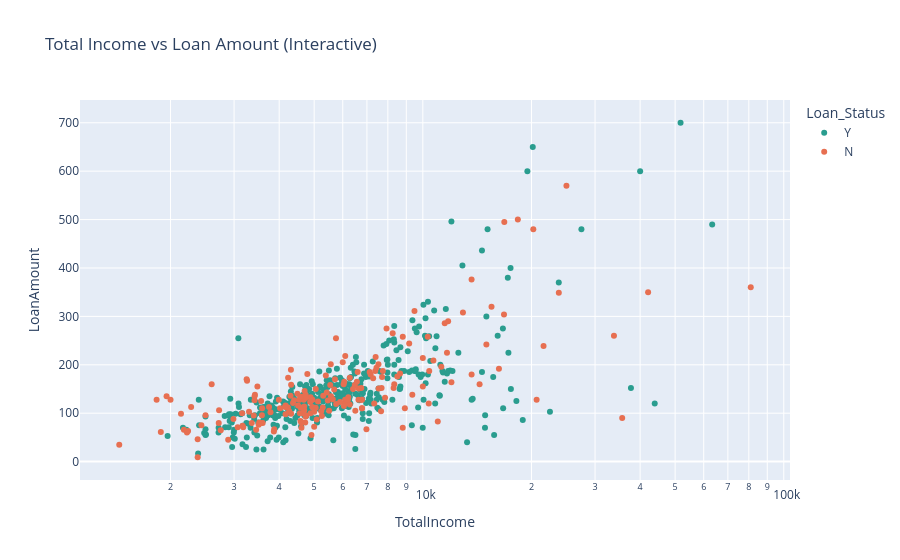
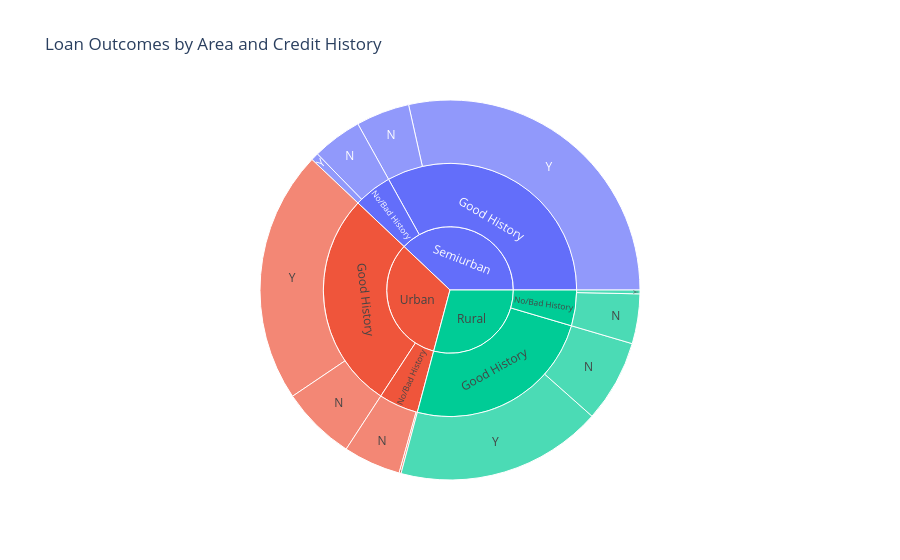

Write notebook code for charts like these, in order.
### Markdown cell above
# Plotly (2 interactive charts)

These two charts are interactive. Unlike the Matplotlib and Seaborn charts, which are fixed pictures, Plotly charts respond to your mouse: hover over a point to see details, zoom in, click a legend item to hide a group, or click a slice to drill into it. The first chart looks at individual applicants, and the second lets you explore how the groups break down.

Two interactive Plotly charts allowed closer exploration of the data. An interactive scatter plot of total household income against loan amount, coloured by outcome and drawn on a logarithmic income axis, shows that larger incomes are associated with larger loan requests, while approved and rejected applications are intermingled throughout. Hovering over any point reveals the applicant’s property area, education and credit history. 

A sunburst chart then broke the applicants down hierarchically by property area, credit history and outcome. It shows that in every area the group with good credit history is largely approved (for example, 175 of 203 in Semiurban areas), while the group without it is almost entirely rejected (for example, 1 approval among 31 applicants in Urban areas). This reinforces that credit history, rather than location or income, is the main determinant of loan approval.

# 12. Interactive scatter: total income vs loan amount

# Code Explanation

fig1 = px.scatter(df, x='TotalIncome', y='LoanAmount', color='Loan_Status',
                  color_discrete_map=palette, log_x=True,
                  hover_data=['Property_Area', 'Education', 'Credit_History_Label'],
                  title='Total Income vs Loan Amount (Interactive)')
fig1.showA scatter plot draws one dot per applicant, positioned by two numbers. Each argument does one job:

df is the table to use.
x='TotalIncome' puts total household income along the horizontal axis.
y='LoanAmount' puts the loan amount (in thousands) up the vertical axis.
color='Loan_Status' colours the dots by outcome.
color_discrete_map=palette says exactly which colour each outcome gets. Your dictionary maps Y to teal and N to orange, so the colours match every other chart. In Plotly, a fixed mapping like this uses color_discrete_map, not palette.
log_x=True puts the horizontal axis on a log scale. As in the histogram and box plot, income is heavily skewed, so a log axis spreads out the crowded cluster of low and middle incomes and makes the pattern visible instead of squashing everything near zero. Equal distances now mean equal ratios, not equal differences.
hover_data=[...] is the interactive feature. When you hover over a dot, a small box shows its exact income and loan amount plus the extra fields listed here: property area, education and credit history. 
title='...' sets the heading.()




# 13. Interactive sunburst: area -> credit history -> outcofig2 = px.sunburst(df, path=['Property_Area', 'Credit_History_Label', 'Loan_Status'],
                   title='Loan Outcomes by Area and Credit History')
fig2.show

A sunburst is a circular chart made of rings. Each ring is one level of a hierarchy, and each slice’s angle is proportional to how many applicants it contains.

path=[...] sets the levels, from the centre outward. Here:
Inner ring: property area (Rural, Semiurban, Urban)
Middle ring: credit history (Good History, No/Bad History) within each area
Outer ring: loan outcome (Y or N) within each credit group
Each ring splits the one inside it, so you can follow a path such as Rural, then Good History, then Y.
Slice sizes come from the number of applicants, which Plotly counts automatically.
Interaction: hover over a slice to see its count and its share of its parent, and click a slice to zoom into it, which makes that segment the new centre. Clicking the centre zooms back out.()ips.

### Code cell
#Plotly (2 interactive charts)

# 12. Interactive scatter: total income vs loan amount
fig1 = px.scatter(df, x='TotalIncome', y='LoanAmount', color='Loan_Status',
                  color_discrete_map=palette, log_x=True,
                  hover_data=['Property_Area', 'Education', 'Credit_History_Label'],
                  title='Total Income vs Loan Amount (Interactive)')
fig1.show()

# 13. Interactive sunburst: area -> credit history -> outcome
fig2 = px.sunburst(df, path=['Property_Area', 'Credit_History_Label', 'Loan_Status'],
                   title='Loan Outcomes by Area and Credit History')
fig2.show()

### Figure 1 — Plotly figure (JSON) as saved in the notebook; plotly's stock layout.template omitted (floating-point values rounded to 4 significant figures; data arrays with more than 128 entries replaced by an {"elided": "..."} marker saying what was removed)
{"data": [{"customdata": {"elided": "422x3 str values"}, "hovertemplate": "Loan_Status=Y<br>TotalIncome=%{x}<br>LoanAmount=%{y}<br>Property_Area=%{customdata[0]}<br>Education=%{customdata[1]}<br>Credit_History_Label=%{customdata[2]}<extra></extra>", "legendgroup": "Y", "marker": {"color": "#2a9d8f", "symbol": "circle"}, "mode": "markers", "name": "Y", "orientation": "v", "showlegend": true, "type": "scatter", "x": {"elided": "422 float values"}, "xaxis": "x", "y": {"elided": "422 int values"}, "yaxis": "y"}, {"customdata": {"elided": "192x3 str values"}, "hovertemplate": "Loan_Status=N<br>TotalIncome=%{x}<br>LoanAmount=%{y}<br>Property_Area=%{customdata[0]}<br>Education=%{customdata[1]}<br>Credit_History_Label=%{customdata[2]}<extra></extra>", "legendgroup": "N", "marker": {"color": "#e76f51", "symbol": "circle"}, "mode": "markers", "name": "N", "orientation": "v", "showlegend": true, "type": "scatter", "x": {"elided": "192 int values"}, "xaxis": "x", "y": {"elided": "192 int values"}, "yaxis": "y"}], "layout": {"autosize": true, "legend": {"title": {"text": "Loan_Status"}, "tracegroupgap": 0}, "title": {"text": "Total Income vs Loan Amount (Interactive)"}, "xaxis": {"anchor": "y", "autorange": true, "domain": [0, 1], "range": [3.053, 5.015], "title": {"text": "TotalIncome"}, "type": "log"}, "yaxis": {"anchor": "x", "autorange": true, "domain": [0, 1], "range": [-48.02, 757.0], "title": {"text": "LoanAmount"}, "type": "linear"}}}

### Figure 2 — Plotly figure (JSON) as saved in the notebook; plotly's stock layout.template omitted (floating-point values rounded to 4 significant figures)
{"data": [{"branchvalues": "total", "domain": {"x": [0, 1], "y": [0, 1]}, "hovertemplate": "labels=%{label}<br>count=%{value}<br>parent=%{parent}<br>id=%{id}<extra></extra>", "ids": ["Rural/Good History/N", "Semiurban/Good History/N", "Urban/Good History/N", "Rural/No/Bad History/N", "Semiurban/No/Bad History/N", "Urban/No/Bad History/N", "Rural/Good History/Y", "Semiurban/Good History/Y", "Urban/Good History/Y", "Rural/No/Bad History/Y", "Semiurban/No/Bad History/Y", "Urban/No/Bad History/Y", "Rural/Good History", "Semiurban/Good History", "Urban/Good History", "Rural/No/Bad History", "Semiurban/No/Bad History", "Urban/No/Bad History", "Rural", "Semiurban", "Urban"], "labels": ["N", "N", "N", "N", "N", "N", "Y", "Y", "Y", "Y", "Y", "Y", "Good History", "Good History", "Good History", "No/Bad History", "No/Bad History", "No/Bad History", "Rural", "Semiurban", "Urban"], "name": "", "parents": ["Rural/Good History", "Semiurban/Good History", "Urban/Good History", "Rural/No/Bad History", "Semiurban/No/Bad History", "Urban/No/Bad History", "Rural/Good History", "Semiurban/Good History", "Urban/Good History", "Rural/No/Bad History", "Semiurban/No/Bad History", "Urban/No/Bad History", "Rural", "Semiurban", "Urban", "Rural", "Semiurban", "Urban", "", "", ""], "type": "sunburst", "values": [43, 28, 39, 26, 26, 30, 108, 175, 132, 2, 4, 1, 151, 203, 171, 28, 30, 31, 179, 233, 202]}], "layout": {"autosize": true, "legend": {"tracegroupgap": 0}, "title": {"text": "Loan Outcomes by Area and Credit History"}}}
